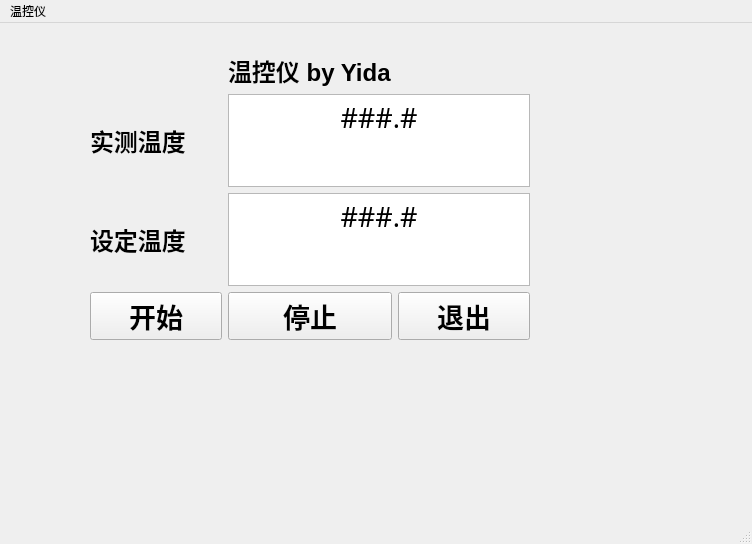
<?xml version="1.0" encoding="UTF-8"?>
<ui version="4.0">
 <class>MainWindow</class>
 <widget class="QMainWindow" name="MainWindow">
  <property name="geometry">
   <rect>
    <x>0</x>
    <y>0</y>
    <width>752</width>
    <height>544</height>
   </rect>
  </property>
  <property name="windowTitle">
   <string>MainWindow</string>
  </property>
  <property name="autoFillBackground">
   <bool>false</bool>
  </property>
  <widget class="QWidget" name="centralwidget">
   <widget class="QWidget" name="layoutWidget">
    <property name="geometry">
     <rect>
      <x>90</x>
      <y>30</y>
      <width>440</width>
      <height>287</height>
     </rect>
    </property>
    <layout class="QGridLayout" name="gridLayout">
     <item row="0" column="1">
      <widget class="QLabel" name="label">
       <property name="font">
        <font>
         <family>Microsoft YaHei UI</family>
         <pointsize>18</pointsize>
         <weight>75</weight>
         <bold>true</bold>
        </font>
       </property>
       <property name="text">
        <string>温控仪 by Yida</string>
       </property>
      </widget>
     </item>
     <item row="1" column="0">
      <widget class="QLabel" name="label_2">
       <property name="font">
        <font>
         <family>Microsoft YaHei UI</family>
         <pointsize>18</pointsize>
         <weight>75</weight>
         <bold>true</bold>
        </font>
       </property>
       <property name="text">
        <string>实测温度</string>
       </property>
      </widget>
     </item>
     <item row="1" column="1" colspan="2">
      <widget class="QTextBrowser" name="texttemprev">
       <property name="font">
        <font>
         <family>Microsoft YaHei UI Light</family>
         <pointsize>20</pointsize>
        </font>
       </property>
       <property name="focusPolicy">
        <enum>Qt::TabFocus</enum>
       </property>
       <property name="html">
        <string>&lt;!DOCTYPE HTML PUBLIC &quot;-//W3C//DTD HTML 4.0//EN&quot; &quot;http://www.w3.org/TR/REC-html40/strict.dtd&quot;&gt;
&lt;html&gt;&lt;head&gt;&lt;meta name=&quot;qrichtext&quot; content=&quot;1&quot; /&gt;&lt;style type=&quot;text/css&quot;&gt;
p, li { white-space: pre-wrap; }
&lt;/style&gt;&lt;/head&gt;&lt;body style=&quot; font-family:'Microsoft YaHei UI Light'; font-size:20pt; font-weight:400; font-style:normal;&quot;&gt;
&lt;p align=&quot;center&quot; style=&quot; margin-top:0px; margin-bottom:0px; margin-left:0px; margin-right:0px; -qt-block-indent:0; text-indent:0px;&quot;&gt;&lt;span style=&quot; font-family:'SimSun';&quot;&gt;###.#&lt;/span&gt;&lt;/p&gt;&lt;/body&gt;&lt;/html&gt;</string>
       </property>
       <property name="acceptRichText">
        <bool>false</bool>
       </property>
      </widget>
     </item>
     <item row="2" column="0">
      <widget class="QLabel" name="label_3">
       <property name="font">
        <font>
         <family>Microsoft YaHei UI</family>
         <pointsize>18</pointsize>
         <weight>75</weight>
         <bold>true</bold>
        </font>
       </property>
       <property name="text">
        <string>设定温度</string>
       </property>
      </widget>
     </item>
     <item row="2" column="1" colspan="2">
      <widget class="QTextBrowser" name="texttempset">
       <property name="font">
        <font>
         <family>Microsoft YaHei UI Light</family>
         <pointsize>20</pointsize>
        </font>
       </property>
       <property name="focusPolicy">
        <enum>Qt::TabFocus</enum>
       </property>
       <property name="html">
        <string>&lt;!DOCTYPE HTML PUBLIC &quot;-//W3C//DTD HTML 4.0//EN&quot; &quot;http://www.w3.org/TR/REC-html40/strict.dtd&quot;&gt;
&lt;html&gt;&lt;head&gt;&lt;meta name=&quot;qrichtext&quot; content=&quot;1&quot; /&gt;&lt;style type=&quot;text/css&quot;&gt;
p, li { white-space: pre-wrap; }
&lt;/style&gt;&lt;/head&gt;&lt;body style=&quot; font-family:'Microsoft YaHei UI Light'; font-size:20pt; font-weight:400; font-style:normal;&quot;&gt;
&lt;p align=&quot;center&quot; style=&quot; margin-top:0px; margin-bottom:0px; margin-left:0px; margin-right:0px; -qt-block-indent:0; text-indent:0px;&quot;&gt;&lt;span style=&quot; font-family:'SimSun';&quot;&gt;###.#&lt;/span&gt;&lt;/p&gt;&lt;/body&gt;&lt;/html&gt;</string>
       </property>
       <property name="acceptRichText">
        <bool>false</bool>
       </property>
      </widget>
     </item>
     <item row="3" column="0">
      <widget class="QPushButton" name="pbstart">
       <property name="font">
        <font>
         <family>Microsoft YaHei UI</family>
         <pointsize>20</pointsize>
         <weight>75</weight>
         <bold>true</bold>
        </font>
       </property>
       <property name="text">
        <string>开始</string>
       </property>
      </widget>
     </item>
     <item row="3" column="1">
      <widget class="QPushButton" name="pbstop">
       <property name="font">
        <font>
         <family>Microsoft YaHei UI</family>
         <pointsize>20</pointsize>
         <weight>75</weight>
         <bold>true</bold>
        </font>
       </property>
       <property name="text">
        <string>停止</string>
       </property>
      </widget>
     </item>
     <item row="3" column="2">
      <widget class="QPushButton" name="pbend">
       <property name="font">
        <font>
         <family>Microsoft YaHei UI</family>
         <pointsize>20</pointsize>
         <weight>75</weight>
         <bold>true</bold>
        </font>
       </property>
       <property name="text">
        <string>退出</string>
       </property>
      </widget>
     </item>
    </layout>
   </widget>
  </widget>
  <widget class="QMenuBar" name="menubar">
   <property name="geometry">
    <rect>
     <x>0</x>
     <y>0</y>
     <width>752</width>
     <height>26</height>
    </rect>
   </property>
   <widget class="QMenu" name="menu">
    <property name="title">
     <string>温控仪</string>
    </property>
    <addaction name="separator"/>
   </widget>
   <addaction name="menu"/>
  </widget>
  <widget class="QStatusBar" name="statusbar"/>
 </widget>
 <resources/>
 <connections/>
</ui>
